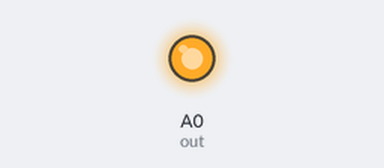
Recording of a sketch running on a simulated Arduino Uno, built with avr-gcc and run on an emulated ATmega328P. Parts: output pins drawn as LEDs (lit = HIGH). What the sketch prints to the serial monitor is not drawn.

Above: at 0.9 s.
At 6.7 s:
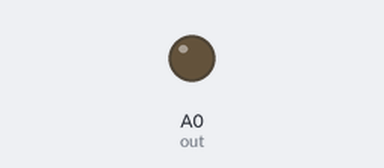
Timing chart, 0 to 8.8 s (numbered marks = the images above):
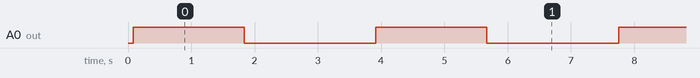

Measured:
- by itself, A0 (out): alternates HIGH for 1.8 s and LOW for 2.1 s

The sketch:

function_generator_using_mega1.ino
```cpp
#include<math.h>
const int out = A0;
void setup()
{
  pinMode(out,OUTPUT);
  Serial.begin(9600);
}
void loop()
{
  for(int ang=0;ang<=360;ang++)
  {
    float rad = ang/57.29577951;
    float val = sin(rad);
    analogWrite(out,val*1023);
    Serial.println(val*1023);
    delay(10);
  }
}
```
